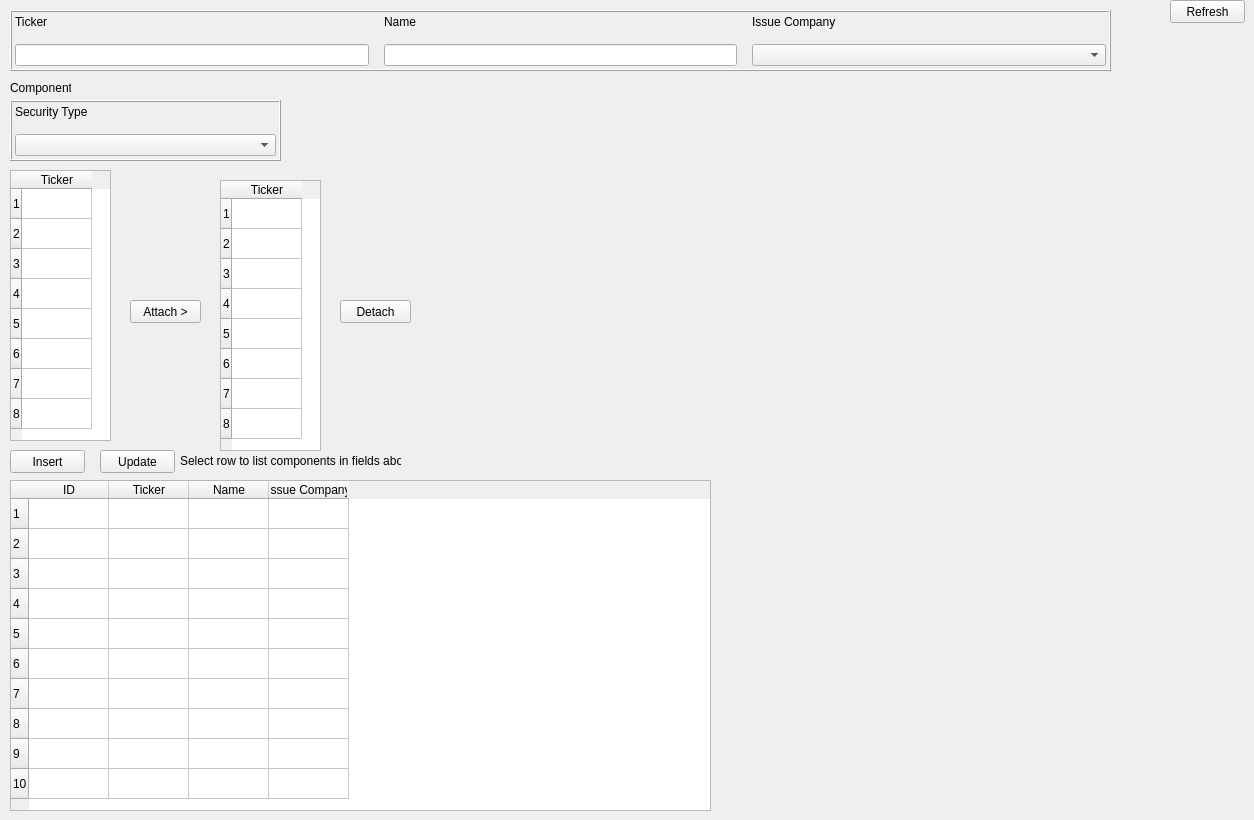
      <widget class="QWidget" name="indexMetaTab">
       <attribute name="title">
        <string>Index Meta</string>
       </attribute>
       <widget class="QFrame" name="indexMetaIndexFrame">
        <property name="geometry">
         <rect>
          <x>10</x>
          <y>10</y>
          <width>1101</width>
          <height>61</height>
         </rect>
        </property>
        <property name="styleSheet">
         <string notr="true">border-color: rgb(0, 0, 0);</string>
        </property>
        <property name="frameShape">
         <enum>QFrame::Box</enum>
        </property>
        <property name="frameShadow">
         <enum>QFrame::Raised</enum>
        </property>
        <widget class="QWidget" name="gridLayoutWidget_7">
         <property name="geometry">
          <rect>
           <x>0</x>
           <y>0</y>
           <width>1101</width>
           <height>61</height>
          </rect>
         </property>
         <layout class="QGridLayout" name="indexMetaIndexGrid">
          <property name="leftMargin">
           <number>5</number>
          </property>
          <property name="topMargin">
           <number>5</number>
          </property>
          <property name="rightMargin">
           <number>5</number>
          </property>
          <property name="bottomMargin">
           <number>5</number>
          </property>
          <property name="spacing">
           <number>15</number>
          </property>
          <item row="1" column="2">
           <widget class="QComboBox" name="indexMetaCompanyCombo">
            <property name="sizePolicy">
             <sizepolicy hsizetype="Expanding" vsizetype="Fixed">
              <horstretch>0</horstretch>
              <verstretch>0</verstretch>
             </sizepolicy>
            </property>
           </widget>
          </item>
          <item row="0" column="2">
           <widget class="QLabel" name="label_34">
            <property name="text">
             <string>Issue Company</string>
            </property>
           </widget>
          </item>
          <item row="0" column="0">
           <widget class="QLabel" name="label_35">
            <property name="text">
             <string>Ticker</string>
            </property>
           </widget>
          </item>
          <item row="1" column="0">
           <widget class="QLineEdit" name="indexMetaTickerField"/>
          </item>
          <item row="0" column="1">
           <widget class="QLabel" name="label">
            <property name="text">
             <string>Name</string>
            </property>
           </widget>
          </item>
          <item row="1" column="1">
           <widget class="QLineEdit" name="indexMetaNameField"/>
          </item>
         </layout>
        </widget>
       </widget>
       <widget class="QPushButton" name="indexMetaRefreshButton">
        <property name="geometry">
         <rect>
          <x>1170</x>
          <y>0</y>
          <width>75</width>
          <height>23</height>
         </rect>
        </property>
        <property name="text">
         <string>Refresh</string>
        </property>
       </widget>
       <widget class="QPushButton" name="indexMetaIndexInsertButton">
        <property name="geometry">
         <rect>
          <x>10</x>
          <y>450</y>
          <width>75</width>
          <height>23</height>
         </rect>
        </property>
        <property name="text">
         <string>Insert</string>
        </property>
       </widget>
       <widget class="QTableWidget" name="indexMetaIndexTable">
        <property name="geometry">
         <rect>
          <x>10</x>
          <y>480</y>
          <width>701</width>
          <height>331</height>
         </rect>
        </property>
        <property name="editTriggers">
         <set>QAbstractItemView::NoEditTriggers</set>
        </property>
        <property name="selectionMode">
         <enum>QAbstractItemView::SingleSelection</enum>
        </property>
        <property name="selectionBehavior">
         <enum>QAbstractItemView::SelectRows</enum>
        </property>
        <property name="sortingEnabled">
         <bool>true</bool>
        </property>
        <property name="rowCount">
         <number>10</number>
        </property>
        <property name="columnCount">
         <number>4</number>
        </property>
        <attribute name="horizontalHeaderDefaultSectionSize">
         <number>80</number>
        </attribute>
        <row/>
        <row/>
        <row/>
        <row/>
        <row/>
        <row/>
        <row/>
        <row/>
        <row/>
        <row/>
        <column>
         <property name="text">
          <string>ID</string>
         </property>
        </column>
        <column>
         <property name="text">
          <string>Ticker</string>
         </property>
        </column>
        <column>
         <property name="text">
          <string>Name</string>
         </property>
        </column>
        <column>
         <property name="text">
          <string>Issue Company</string>
         </property>
        </column>
       </widget>
       <widget class="QLabel" name="label_3">
        <property name="geometry">
         <rect>
          <x>180</x>
          <y>450</y>
          <width>221</width>
          <height>21</height>
         </rect>
        </property>
        <property name="text">
         <string>Select row to list components in fields above.</string>
        </property>
       </widget>
       <widget class="QFrame" name="indexMetaIndexCompFrame">
        <property name="geometry">
         <rect>
          <x>10</x>
          <y>100</y>
          <width>271</width>
          <height>61</height>
         </rect>
        </property>
        <property name="styleSheet">
         <string notr="true">border-color: rgb(0, 0, 0);</string>
        </property>
        <property name="frameShape">
         <enum>QFrame::Box</enum>
        </property>
        <property name="frameShadow">
         <enum>QFrame::Raised</enum>
        </property>
        <widget class="QWidget" name="gridLayoutWidget_15">
         <property name="geometry">
          <rect>
           <x>0</x>
           <y>0</y>
           <width>271</width>
           <height>61</height>
          </rect>
         </property>
         <layout class="QGridLayout" name="indexMetaIndexCompGrid">
          <property name="leftMargin">
           <number>5</number>
          </property>
          <property name="topMargin">
           <number>5</number>
          </property>
          <property name="rightMargin">
           <number>5</number>
          </property>
          <property name="bottomMargin">
           <number>5</number>
          </property>
          <property name="spacing">
           <number>15</number>
          </property>
          <item row="0" column="0">
           <widget class="QLabel" name="label_4">
            <property name="text">
             <string>Security Type</string>
            </property>
           </widget>
          </item>
          <item row="1" column="0">
           <widget class="QComboBox" name="indexMetaSTCombo"/>
          </item>
         </layout>
        </widget>
       </widget>
       <widget class="QTableWidget" name="indexMetaIndexCompTable">
        <property name="geometry">
         <rect>
          <x>220</x>
          <y>180</y>
          <width>101</width>
          <height>271</height>
         </rect>
        </property>
        <property name="editTriggers">
         <set>QAbstractItemView::NoEditTriggers</set>
        </property>
        <property name="selectionMode">
         <enum>QAbstractItemView::MultiSelection</enum>
        </property>
        <property name="selectionBehavior">
         <enum>QAbstractItemView::SelectRows</enum>
        </property>
        <property name="sortingEnabled">
         <bool>true</bool>
        </property>
        <property name="rowCount">
         <number>8</number>
        </property>
        <property name="columnCount">
         <number>1</number>
        </property>
        <attribute name="horizontalHeaderDefaultSectionSize">
         <number>70</number>
        </attribute>
        <row/>
        <row/>
        <row/>
        <row/>
        <row/>
        <row/>
        <row/>
        <row/>
        <column>
         <property name="text">
          <string>Ticker</string>
         </property>
        </column>
       </widget>
       <widget class="QLabel" name="label_8">
        <property name="geometry">
         <rect>
          <x>10</x>
          <y>80</y>
          <width>61</width>
          <height>16</height>
         </rect>
        </property>
        <property name="text">
         <string>Components</string>
        </property>
       </widget>
       <widget class="QPushButton" name="indexMetaUpdateButton">
        <property name="geometry">
         <rect>
          <x>100</x>
          <y>450</y>
          <width>75</width>
          <height>23</height>
         </rect>
        </property>
        <property name="text">
         <string>Update</string>
        </property>
       </widget>
       <widget class="QTableWidget" name="indexMetaSecurityTable">
        <property name="geometry">
         <rect>
          <x>10</x>
          <y>170</y>
          <width>101</width>
          <height>271</height>
         </rect>
        </property>
        <property name="editTriggers">
         <set>QAbstractItemView::NoEditTriggers</set>
        </property>
        <property name="selectionMode">
         <enum>QAbstractItemView::MultiSelection</enum>
        </property>
        <property name="selectionBehavior">
         <enum>QAbstractItemView::SelectRows</enum>
        </property>
        <property name="sortingEnabled">
         <bool>true</bool>
        </property>
        <property name="rowCount">
         <number>8</number>
        </property>
        <property name="columnCount">
         <number>1</number>
        </property>
        <attribute name="horizontalHeaderDefaultSectionSize">
         <number>70</number>
        </attribute>
        <row/>
        <row/>
        <row/>
        <row/>
        <row/>
        <row/>
        <row/>
        <row/>
        <column>
         <property name="text">
          <string>Ticker</string>
         </property>
        </column>
       </widget>
       <widget class="QPushButton" name="indexMetaAttachButton">
        <property name="geometry">
         <rect>
          <x>130</x>
          <y>300</y>
          <width>71</width>
          <height>23</height>
         </rect>
        </property>
        <property name="text">
         <string>Attach &gt;</string>
        </property>
       </widget>
       <widget class="QPushButton" name="indexMetaDetachButton">
        <property name="geometry">
         <rect>
          <x>340</x>
          <y>300</y>
          <width>71</width>
          <height>23</height>
         </rect>
        </property>
        <property name="text">
         <string>Detach</string>
        </property>
       </widget>
      </widget>
